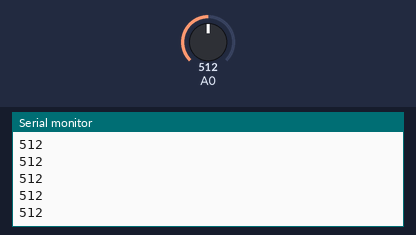
Bench run of a sketch on a simulated Arduino Uno, built with avr-gcc and run on an emulated ATmega328P. Shown: the last lines printed to the serial monitor. The test bench sets the inputs (shaded band); at power-on: A0 = 512.

Above: at 1.2 s.
1.3 s: A0 set to 716
At 2.1 s:
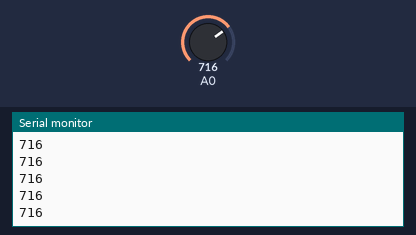
2.8 s: A0 set to 900
At 3.7 s:
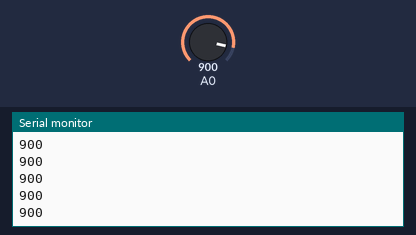
Timing chart, 0 to 5.8 s (numbered marks = the images above; inputs shaded):
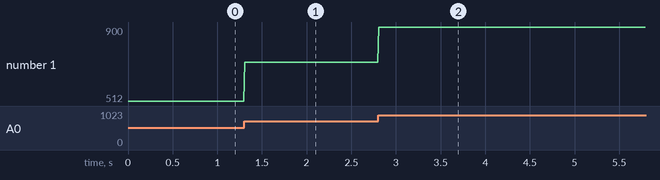

The sketch:

AnalogRead.ino
```cpp
// Este programa lê a entrada do potenciômetro e imprime no Monitor Serial

int ValPot = 0;

void setup() {
  // put your setup code here, to run once:
  Serial.begin(9600); // Habilita a comunicação do serialh
}

void loop() {
  // put your main code here, to run repeatedly:
  ValPot = analogRead(A0);
  Serial.println(ValPot);
  delay(10);
}
```

Measured:
- after the input at 1.3 s, the serial monitor: prints a new line at once (image 1)
- after the input at 2.8 s, the serial monitor: prints a new line at once (image 2)
- plotted number 1: 512 → 716 after the input at 1.3 s, 716 → 900 after the input at 2.8 s
